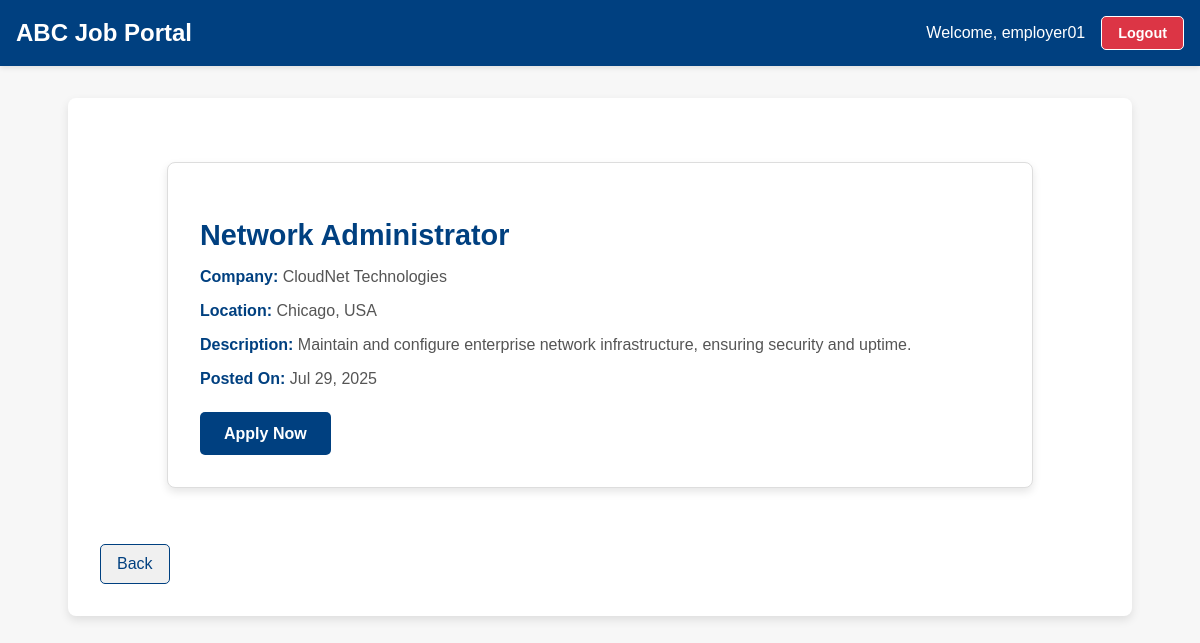
Screenshot of /jobs/3/detail/ (signed in) with the database file from the repository.
### users/models.py (models this page shows)
class CustomUser(AbstractUser):
    ROLE_CHOICES = (
        ('employer', 'Employer'),
        ('applicant', 'Applicant'),
    )
    role = models.CharField(max_length=10, choices=ROLE_CHOICES)

### jobs/models.py (models this page shows, shortened)
class Job(models.Model):
    title = models.CharField(max_length=255)
    company_name = models.CharField(max_length=255)
    location = models.CharField(max_length=255)
    description = models.TextField()
    posted_by = models.ForeignKey(settings.AUTH_USER_MODEL, on_delete=models.CASCADE)
    created_at = models.DateTimeField(auto_now_add=True)

### jobs/views.py (the view)
# urls.py: path('<int:job_id>/detail/', job_detail, name='job_detail'),
@login_required
def job_detail(request, job_id):
    job = get_object_or_404(Job, id=job_id)
    already_applied = Application.objects.filter(job=job, applicant=request.user).exists()
    if request.method == "POST" and not already_applied:
        Application.objects.create(job=job, applicant=request.user)
        messages.success(request, f"You have successfully applied for the job: {job.title}.")
        back_url = request.GET.get('back_url', '/users/dashboard/applicant/')  # Ensure back_url persists
        return redirect(f'{request.path}?back_url={back_url}')
    back_url = request.GET.get('back_url', '/users/dashboard/applicant/')
    return render(request, 'jobs/job_detail.html', {
        'job': job,
        'already_applied': already_applied,
        'back_url': back_url,  # Pass the back URL to the template
    })

### jobs/templates/jobs/job_detail.html (shortened to what this page needs)
{% extends 'base.html' %}
{% block content %}
<div style="max-width: 800px; margin: 2rem auto; padding: 2rem; background-color: white; border: 1px solid #ddd; border-radius: 8px; box-shadow: 0 4px 8px rgba(0, 0, 0, 0.1);">
    <h2 style="color: #004080; font-size: 1.8rem; margin-bottom: 1rem;">{{ job.title }}</h2>
    <p style="margin-bottom: 1rem; font-size: 1rem; color: #555;">
        <strong style="color: #004080;">Company:</strong> {{ job.company_name }}
    </p>
    <p style="margin-bottom: 1rem; font-size: 1rem; color: #555;">
        <strong style="color: #004080;">Location:</strong> {{ job.location }}
    </p>
    <p style="margin-bottom: 1rem; font-size: 1rem; color: #555;">
        <strong style="color: #004080;">Description:</strong> {{ job.description }}
    </p>
    <p style="margin-bottom: 1rem; font-size: 1rem; color: #555;">
        <strong style="color: #004080;">Posted On:</strong> {{ job.created_at|date:"M d, Y" }}
    </p>
    {% if already_applied %}
    <p style="color: green; font-size: 1rem; font-weight: bold; margin-top: 1.5rem;">
        <strong>You have already applied for this job!</strong>
    </p>
    {% else %}
    <form method="post" style="margin-top: 1.5rem;">
        <button type="submit" style="background-color: #004080; color: white; border: none; padding: 0.8rem 1.5rem; border-radius: 5px; font-size: 1rem; cursor: pointer; font-weight: bold; transition: background-color 0.3s ease;">
            Apply Now
        </button>
    </form>
    {% endif %}
</div>
<a href="{{ back_url }}" style="display: inline-block; margin-top: 1.5rem; text-align: center; background-color: #f0f0f0; color: #004080; padding: 0.6rem 1rem; border: 1px solid #004080; border-radius: 5px; text-decoration: none; font-size: 1rem; transition: background-color 0.3s ease;">
    Back
</a>
{% endblock %}

### users/templates/base.html (shortened to what this page needs)
<!DOCTYPE html>
<html lang="en">
<head>
</head>
<body>
    <header style="display: flex; justify-content: space-between; align-items: center; padding: 1rem; background-color: #004080; color: white; box-shadow: 0 2px 5px rgba(0, 0, 0, 0.1);">
        <h1 style="margin: 0; font-size: 1.5rem; color: white;">ABC Job Portal</h1>
        {% if user.is_authenticated %}
        <div style="display: flex; align-items: center; gap: 1rem;">
            <span style="font-size: 1rem;">Welcome, {{ user.username }}</span>
            <a href="{% url 'logout' %}" style="color: white; text-decoration: none; background-color: #dc3545; padding: 0.5rem 1rem; border-radius: 5px; font-size: 0.9rem; font-weight: bold; cursor: pointer; transition: background-color 0.3s ease;">
                Logout
            </a>
        </div>
        {% endif %}
    </header>
    <div class="container">
        {% block content %}{% endblock %}
    </div>
</body>
</html>

### users/templates/base.html (style rules this page uses)
body { font-family: 'Arial', sans-serif; margin: 0; padding: 0; background-color: #f7f7f7; }
header { background-color: #003366; color: white; padding: 1rem; display: flex; justify-content: space-between; align-items: center; }
header a { color: white; text-decoration: none; padding: 0.5rem 1rem; border: 1px solid white; border-radius: 5px; }
.container { max-width: 1000px; margin: 2rem auto; background: white; border-radius: 8px; box-shadow: 0px 4px 10px rgba(0, 0, 0, 0.1); padding: 2rem; }
h1, h2, h3 { color: #003366; }
button, input[type='submit'], .btn-primary { background-color: #003366; color: white; border: none; padding: 0.5rem 1rem; border-radius: 5px; cursor: pointer; }

### rows the page displays
CustomUser: username "employer01"
Job: title "Network Administrator", company_name "CloudNet Technologies", location "Chicago, USA", description "Maintain and configure enterprise network infrastructure, ensuring security and uptime.", created_at "Jul 29, 2025"
